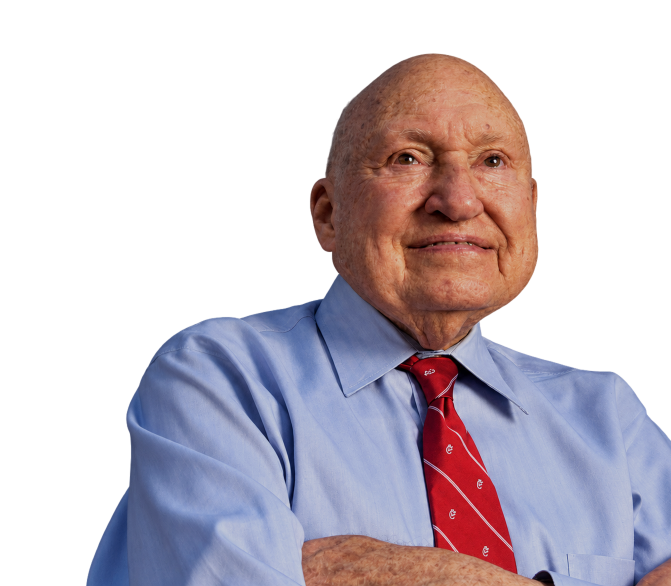
#> input picture assets/images/truett_cathy_portrait_v5_photo_cutout.png, 1342 x 1172 px (shown at 1/2 size)
$ python author_food_parallax.py
#> lines starting #> are read from the running program, lines starting #| are printed output that depends on the picture
#!/usr/bin/env python3
"""Author the GPU parallax example RenderPlans from the CM3D camera sample seed."""

from __future__ import annotations

import copy
import json
import math
import random
from pathlib import Path

from PIL import Image, ImageDraw, ImageFilter


ROOT = Path(__file__).resolve().parents[2]
PLAN_DIR = ROOT / "examples" / "gpu_food_parallax_v1" / "plans"
ASSET_DIR = ROOT / "assets" / "gpu_food_parallax_v1"
W, H, FPS, FRAMES = 1920, 1080, 30, 180
PORTRAIT_SOURCE = ROOT / "assets" / "images" / "truett_cathy_portrait_v5_photo_cutout.png"
PORTRAIT = ASSET_DIR / "truett_cathy_portrait_tight_v1.png"
PARTICLES = ASSET_DIR / "amber_dust_particles_v1.png"


def make_particle_plate() -> None:
    rng = random.Random(7319)
    plate = Image.new("RGBA", (W, H), (0, 0, 0, 0))
    halo = Image.new("RGBA", plate.size, (0, 0, 0, 0))
    draw_halo = ImageDraw.Draw(halo)
    draw_core = ImageDraw.Draw(plate)
    for _ in range(155):
        x = rng.randrange(18, W - 18)
        y = rng.randrange(18, H - 18)
        radius = rng.choices([1, 2, 3, 4], weights=[42, 38, 16, 4])[0]
        alpha = rng.randrange(35, 115)
        color = (255, rng.randrange(153, 207), rng.randrange(72, 130))
        draw_halo.ellipse((x - radius * 4, y - radius * 4,
                           x + radius * 4, y + radius * 4),
                          fill=(*color, max(5, alpha // 5)))
        draw_core.ellipse((x - radius, y - radius, x + radius, y + radius),
                          fill=(*color, alpha))
    halo = halo.filter(ImageFilter.GaussianBlur(8))
    plate.alpha_composite(halo)
    plate.save(PARTICLES)


# [119 lines left out: functions make_near_focus_assets, image_layer, float_tracks, push_tracks, text_layer, particle_layer and 2 more, not called in this run]


def main() -> None:
    ASSET_DIR.mkdir(parents=True, exist_ok=True)
    PLAN_DIR.mkdir(parents=True, exist_ok=True)
    alpha = Image.open(PORTRAIT_SOURCE).convert("RGBA")
#> alpha is the input picture: PIL image 1342x1172 RGBA; mean R, G, B, A 68.8, 59.6, 67.9, 119.7
    alpha.crop(alpha.getchannel("A").getbbox()).save(PORTRAIT)
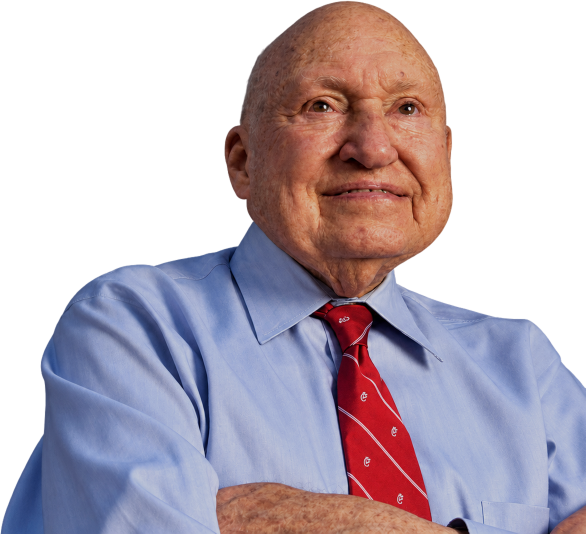
#> saved as truett_cathy_portrait_tight_v1.png: PIL image 1171x1067 RGBA (shown at 1/2 size); mean R, G, B, A 86.6, 75, 85.4, 150.7; transparent parts drawn white
    make_particle_plate()
#> in make_particle_plate, `plate = Image.new("RGBA", (W, H), (0, 0, 0, 0))`: plate: PIL image 1920x1080 RGBA; every value is 0

    seed_path = PLAN_DIR / "food_story_01_humble_beginnings.plan.json"
#> (the run stopped early here; a loop or call above may not have finished)
